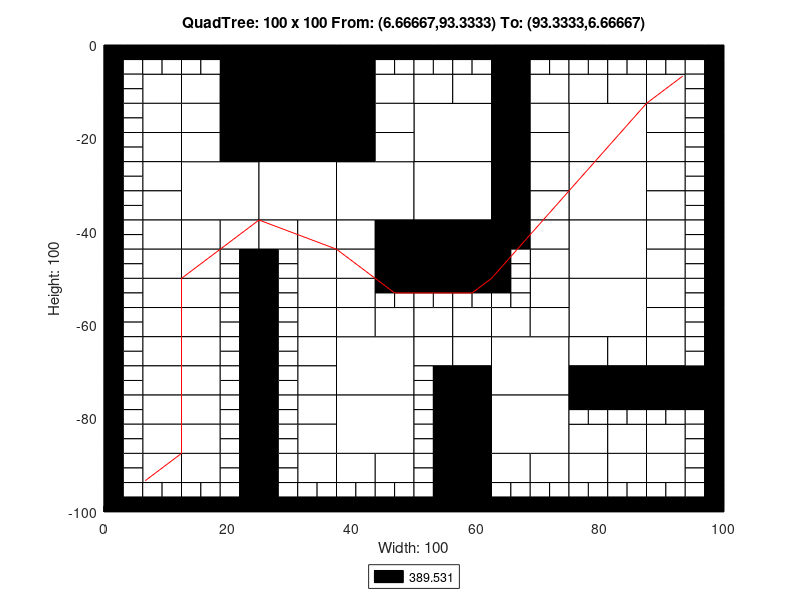

This chart was generated by the following MATLAB code:
axis([0 100 -100 0]);
title('QuadTree: 100 x 100 From: (6.66667,93.3333) To: (93.3333,6.66667)');
xlabel('Width: 100');
ylabel('Height: 100');
rectangle('Position',[25 -12.5 12.5 12.5], 'FaceColor',[0 0 0]);
rectangle('Position',[25 -25 12.5 12.5], 'FaceColor',[0 0 0]);
rectangle('Position',[12.5 -37.5 12.5 12.5], 'FaceColor',[1 1 1]);
rectangle('Position',[25 -37.5 12.5 12.5], 'FaceColor',[1 1 1]);
rectangle('Position',[37.5 -37.5 12.5 12.5], 'FaceColor',[1 1 1]);
rectangle('Position',[50 -25 12.5 12.5], 'FaceColor',[1 1 1]);
rectangle('Position',[75 -25 12.5 12.5], 'FaceColor',[1 1 1]);
rectangle('Position',[50 -37.5 12.5 12.5], 'FaceColor',[1 1 1]);
rectangle('Position',[50 -50 12.5 12.5], 'FaceColor',[0 0 0]);
rectangle('Position',[75 -37.5 12.5 12.5], 'FaceColor',[1 1 1]);
rectangle('Position',[75 -50 12.5 12.5], 'FaceColor',[1 1 1]);
rectangle('Position',[37.5 -75 12.5 12.5], 'FaceColor',[1 1 1]);
rectangle('Position',[37.5 -87.5 12.5 12.5], 'FaceColor',[1 1 1]);
rectangle('Position',[62.5 -75 12.5 12.5], 'FaceColor',[1 1 1]);
rectangle('Position',[75 -62.5 12.5 12.5], 'FaceColor',[1 1 1]);
rectangle('Position',[62.5 -87.5 12.5 12.5], 'FaceColor',[1 1 1]);
rectangle('Position',[6.25 -12.5 6.25 6.25], 'FaceColor',[1 1 1]);
rectangle('Position',[18.75 -6.25 6.25 6.25], 'FaceColor',[0 0 0]);
rectangle('Position',[12.5 -12.5 6.25 6.25], 'FaceColor',[1 1 1]);
rectangle('Position',[18.75 -12.5 6.25 6.25], 'FaceColor',[0 0 0]);
rectangle('Position',[6.25 -18.75 6.25 6.25], 'FaceColor',[1 1 1]);
rectangle('Position',[6.25 -25 6.25 6.25], 'FaceColor',[1 1 1]);
rectangle('Position',[12.5 -18.75 6.25 6.25], 'FaceColor',[1 1 1]);
rectangle('Position',[18.75 -18.75 6.25 6.25], 'FaceColor',[0 0 0]);
rectangle('Position',[12.5 -25 6.25 6.25], 'FaceColor',[1 1 1]);
rectangle('Position',[18.75 -25 6.25 6.25], 'FaceColor',[0 0 0]);
rectangle('Position',[37.5 -6.25 6.25 6.25], 'FaceColor',[0 0 0]);
rectangle('Position',[37.5 -12.5 6.25 6.25], 'FaceColor',[0 0 0]);
rectangle('Position',[43.75 -12.5 6.25 6.25], 'FaceColor',[1 1 1]);
rectangle('Position',[37.5 -18.75 6.25 6.25], 'FaceColor',[0 0 0]);
rectangle('Position',[43.75 -18.75 6.25 6.25], 'FaceColor',[1 1 1]);
rectangle('Position',[37.5 -25 6.25 6.25], 'FaceColor',[0 0 0]);
rectangle('Position',[43.75 -25 6.25 6.25], 'FaceColor',[1 1 1]);
rectangle('Position',[6.25 -31.25 6.25 6.25], 'FaceColor',[1 1 1]);
rectangle('Position',[6.25 -37.5 6.25 6.25], 'FaceColor',[1 1 1]);
rectangle('Position',[6.25 -43.75 6.25 6.25], 'FaceColor',[1 1 1]);
rectangle('Position',[6.25 -50 6.25 6.25], 'FaceColor',[1 1 1]);
rectangle('Position',[12.5 -43.75 6.25 6.25], 'FaceColor',[1 1 1]);
rectangle('Position',[18.75 -43.75 6.25 6.25], 'FaceColor',[1 1 1]);
rectangle('Position',[12.5 -50 6.25 6.25], 'FaceColor',[1 1 1]);
rectangle('Position',[25 -43.75 6.25 6.25], 'FaceColor',[1 1 1]);
rectangle('Position',[31.25 -43.75 6.25 6.25], 'FaceColor',[1 1 1]);
rectangle('Position',[31.25 -50 6.25 6.25], 'FaceColor',[1 1 1]);
rectangle('Position',[37.5 -43.75 6.25 6.25], 'FaceColor',[1 1 1]);
rectangle('Position',[43.75 -43.75 6.25 6.25], 'FaceColor',[0 0 0]);
rectangle('Position',[37.5 -50 6.25 6.25], 'FaceColor',[1 1 1]);
rectangle('Position',[43.75 -50 6.25 6.25], 'FaceColor',[0 0 0]);
rectangle('Position',[50 -12.5 6.25 6.25], 'FaceColor',[1 1 1]);
rectangle('Position',[56.25 -12.5 6.25 6.25], 'FaceColor',[1 1 1]);
rectangle('Position',[62.5 -6.25 6.25 6.25], 'FaceColor',[0 0 0]);
rectangle('Position',[62.5 -12.5 6.25 6.25], 'FaceColor',[0 0 0]);
rectangle('Position',[68.75 -12.5 6.25 6.25], 'FaceColor',[1 1 1]);
rectangle('Position',[62.5 -18.75 6.25 6.25], 'FaceColor',[0 0 0]);
rectangle('Position',[68.75 -18.75 6.25 6.25], 'FaceColor',[1 1 1]);
rectangle('Position',[62.5 -25 6.25 6.25], 'FaceColor',[0 0 0]);
rectangle('Position',[68.75 -25 6.25 6.25], 'FaceColor',[1 1 1]);
rectangle('Position',[75 -12.5 6.25 6.25], 'FaceColor',[1 1 1]);
rectangle('Position',[81.25 -12.5 6.25 6.25], 'FaceColor',[1 1 1]);
rectangle('Position',[87.5 -12.5 6.25 6.25], 'FaceColor',[1 1 1]);
rectangle('Position',[87.5 -18.75 6.25 6.25], 'FaceColor',[1 1 1]);
rectangle('Position',[87.5 -25 6.25 6.25], 'FaceColor',[1 1 1]);
rectangle('Position',[62.5 -31.25 6.25 6.25], 'FaceColor',[0 0 0]);
rectangle('Position',[68.75 -31.25 6.25 6.25], 'FaceColor',[1 1 1]);
rectangle('Position',[62.5 -37.5 6.25 6.25], 'FaceColor',[0 0 0]);
rectangle('Position',[68.75 -37.5 6.25 6.25], 'FaceColor',[1 1 1]);
rectangle('Position',[62.5 -43.75 6.25 6.25], 'FaceColor',[0 0 0]);
rectangle('Position',[68.75 -43.75 6.25 6.25], 'FaceColor',[1 1 1]);
rectangle('Position',[68.75 -50 6.25 6.25], 'FaceColor',[1 1 1]);
rectangle('Position',[87.5 -31.25 6.25 6.25], 'FaceColor',[1 1 1]);
rectangle('Position',[87.5 -37.5 6.25 6.25], 'FaceColor',[1 1 1]);
rectangle('Position',[87.5 -43.75 6.25 6.25], 'FaceColor',[1 1 1]);
rectangle('Position',[87.5 -50 6.25 6.25], 'FaceColor',[1 1 1]);
rectangle('Position',[6.25 -56.25 6.25 6.25], 'FaceColor',[1 1 1]);
rectangle('Position',[6.25 -62.5 6.25 6.25], 'FaceColor',[1 1 1]);
rectangle('Position',[12.5 -56.25 6.25 6.25], 'FaceColor',[1 1 1]);
rectangle('Position',[12.5 -62.5 6.25 6.25], 'FaceColor',[1 1 1]);
rectangle('Position',[6.25 -68.75 6.25 6.25], 'FaceColor',[1 1 1]);
rectangle('Position',[6.25 -75 6.25 6.25], 'FaceColor',[1 1 1]);
rectangle('Position',[12.5 -68.75 6.25 6.25], 'FaceColor',[1 1 1]);
rectangle('Position',[12.5 -75 6.25 6.25], 'FaceColor',[1 1 1]);
rectangle('Position',[31.25 -56.25 6.25 6.25], 'FaceColor',[1 1 1]);
rectangle('Position',[31.25 -62.5 6.25 6.25], 'FaceColor',[1 1 1]);
rectangle('Position',[37.5 -56.25 6.25 6.25], 'FaceColor',[1 1 1]);
rectangle('Position',[37.5 -62.5 6.25 6.25], 'FaceColor',[1 1 1]);
rectangle('Position',[43.75 -62.5 6.25 6.25], 'FaceColor',[1 1 1]);
rectangle('Position',[31.25 -68.75 6.25 6.25], 'FaceColor',[1 1 1]);
rectangle('Position',[31.25 -75 6.25 6.25], 'FaceColor',[1 1 1]);
rectangle('Position',[6.25 -81.25 6.25 6.25], 'FaceColor',[1 1 1]);
rectangle('Position',[6.25 -87.5 6.25 6.25], 'FaceColor',[1 1 1]);
rectangle('Position',[12.5 -81.25 6.25 6.25], 'FaceColor',[1 1 1]);
rectangle('Position',[12.5 -87.5 6.25 6.25], 'FaceColor',[1 1 1]);
rectangle('Position',[6.25 -93.75 6.25 6.25], 'FaceColor',[1 1 1]);
rectangle('Position',[12.5 -93.75 6.25 6.25], 'FaceColor',[1 1 1]);
rectangle('Position',[31.25 -81.25 6.25 6.25], 'FaceColor',[1 1 1]);
rectangle('Position',[31.25 -87.5 6.25 6.25], 'FaceColor',[1 1 1]);
rectangle('Position',[31.25 -93.75 6.25 6.25], 'FaceColor',[1 1 1]);
rectangle('Position',[37.5 -93.75 6.25 6.25], 'FaceColor',[1 1 1]);
rectangle('Position',[43.75 -93.75 6.25 6.25], 'FaceColor',[1 1 1]);
rectangle('Position',[50 -62.5 6.25 6.25], 'FaceColor',[1 1 1]);
rectangle('Position',[56.25 -62.5 6.25 6.25], 'FaceColor',[1 1 1]);
rectangle('Position',[68.75 -56.25 6.25 6.25], 'FaceColor',[1 1 1]);
rectangle('Position',[62.5 -62.5 6.25 6.25], 'FaceColor',[1 1 1]);
rectangle('Position',[68.75 -62.5 6.25 6.25], 'FaceColor',[1 1 1]);
rectangle('Position',[50 -68.75 6.25 6.25], 'FaceColor',[1 1 1]);
rectangle('Position',[56.25 -68.75 6.25 6.25], 'FaceColor',[1 1 1]);
rectangle('Position',[56.25 -75 6.25 6.25], 'FaceColor',[0 0 0]);
rectangle('Position',[87.5 -56.25 6.25 6.25], 'FaceColor',[1 1 1]);
rectangle('Position',[87.5 -62.5 6.25 6.25], 'FaceColor',[1 1 1]);
rectangle('Position',[75 -68.75 6.25 6.25], 'FaceColor',[1 1 1]);
rectangle('Position',[81.25 -68.75 6.25 6.25], 'FaceColor',[1 1 1]);
rectangle('Position',[75 -75 6.25 6.25], 'FaceColor',[0 0 0]);
rectangle('Position',[81.25 -75 6.25 6.25], 'FaceColor',[0 0 0]);
rectangle('Position',[87.5 -68.75 6.25 6.25], 'FaceColor',[1 1 1]);
rectangle('Position',[87.5 -75 6.25 6.25], 'FaceColor',[0 0 0]);
rectangle('Position',[93.75 -75 6.25 6.25], 'FaceColor',[0 0 0]);
rectangle('Position',[56.25 -81.25 6.25 6.25], 'FaceColor',[0 0 0]);
rectangle('Position',[56.25 -87.5 6.25 6.25], 'FaceColor',[0 0 0]);
rectangle('Position',[56.25 -93.75 6.25 6.25], 'FaceColor',[0 0 0]);
rectangle('Position',[56.25 -100 6.25 6.25], 'FaceColor',[0 0 0]);
rectangle('Position',[62.5 -93.75 6.25 6.25], 'FaceColor',[1 1 1]);
rectangle('Position',[68.75 -93.75 6.25 6.25], 'FaceColor',[1 1 1]);
rectangle('Position',[75 -87.5 6.25 6.25], 'FaceColor',[1 1 1]);
rectangle('Position',[81.25 -87.5 6.25 6.25], 'FaceColor',[1 1 1]);
rectangle('Position',[87.5 -87.5 6.25 6.25], 'FaceColor',[1 1 1]);
rectangle('Position',[75 -93.75 6.25 6.25], 'FaceColor',[1 1 1]);
rectangle('Position',[81.25 -93.75 6.25 6.25], 'FaceColor',[1 1 1]);
rectangle('Position',[87.5 -93.75 6.25 6.25], 'FaceColor',[1 1 1]);
rectangle('Position',[0 -3.125 3.125 3.125], 'FaceColor',[0 0 0]);
rectangle('Position',[3.125 -3.125 3.125 3.125], 'FaceColor',[0 0 0]);
rectangle('Position',[0 -6.25 3.125 3.125], 'FaceColor',[0 0 0]);
rectangle('Position',[3.125 -6.25 3.125 3.125], 'FaceColor',[1 1 1]);
rectangle('Position',[6.25 -3.125 3.125 3.125], 'FaceColor',[0 0 0]);
rectangle('Position',[9.375 -3.125 3.125 3.125], 'FaceColor',[0 0 0]);
rectangle('Position',[6.25 -6.25 3.125 3.125], 'FaceColor',[1 1 1]);
rectangle('Position',[9.375 -6.25 3.125 3.125], 'FaceColor',[1 1 1]);
rectangle('Position',[0 -9.375 3.125 3.125], 'FaceColor',[0 0 0]);
rectangle('Position',[3.125 -9.375 3.125 3.125], 'FaceColor',[1 1 1]);
rectangle('Position',[0 -12.5 3.125 3.125], 'FaceColor',[0 0 0]);
rectangle('Position',[3.125 -12.5 3.125 3.125], 'FaceColor',[1 1 1]);
rectangle('Position',[12.5 -3.125 3.125 3.125], 'FaceColor',[0 0 0]);
rectangle('Position',[15.625 -3.125 3.125 3.125], 'FaceColor',[0 0 0]);
rectangle('Position',[12.5 -6.25 3.125 3.125], 'FaceColor',[1 1 1]);
rectangle('Position',[15.625 -6.25 3.125 3.125], 'FaceColor',[1 1 1]);
rectangle('Position',[0 -15.625 3.125 3.125], 'FaceColor',[0 0 0]);
rectangle('Position',[3.125 -15.625 3.125 3.125], 'FaceColor',[1 1 1]);
rectangle('Position',[0 -18.75 3.125 3.125], 'FaceColor',[0 0 0]);
rectangle('Position',[3.125 -18.75 3.125 3.125], 'FaceColor',[1 1 1]);
rectangle('Position',[0 -21.875 3.125 3.125], 'FaceColor',[0 0 0]);
rectangle('Position',[3.125 -21.875 3.125 3.125], 'FaceColor',[1 1 1]);
rectangle('Position',[0 -25 3.125 3.125], 'FaceColor',[0 0 0]);
rectangle('Position',[3.125 -25 3.125 3.125], 'FaceColor',[1 1 1]);
rectangle('Position',[43.75 -3.125 3.125 3.125], 'FaceColor',[0 0 0]);
rectangle('Position',[46.875 -3.125 3.125 3.125], 'FaceColor',[0 0 0]);
rectangle('Position',[43.75 -6.25 3.125 3.125], 'FaceColor',[1 1 1]);
rectangle('Position',[46.875 -6.25 3.125 3.125], 'FaceColor',[1 1 1]);
rectangle('Position',[0 -28.125 3.125 3.125], 'FaceColor',[0 0 0]);
rectangle('Position',[3.125 -28.125 3.125 3.125], 'FaceColor',[1 1 1]);
rectangle('Position',[0 -31.25 3.125 3.125], 'FaceColor',[0 0 0]);
rectangle('Position',[3.125 -31.25 3.125 3.125], 'FaceColor',[1 1 1]);
rectangle('Position',[0 -34.375 3.125 3.125], 'FaceColor',[0 0 0]);
rectangle('Position',[3.125 -34.375 3.125 3.125], 'FaceColor',[1 1 1]);
rectangle('Position',[0 -37.5 3.125 3.125], 'FaceColor',[0 0 0]);
rectangle('Position',[3.125 -37.5 3.125 3.125], 'FaceColor',[1 1 1]);
rectangle('Position',[0 -40.625 3.125 3.125], 'FaceColor',[0 0 0]);
rectangle('Position',[3.125 -40.625 3.125 3.125], 'FaceColor',[1 1 1]);
rectangle('Position',[0 -43.75 3.125 3.125], 'FaceColor',[0 0 0]);
rectangle('Position',[3.125 -43.75 3.125 3.125], 'FaceColor',[1 1 1]);
rectangle('Position',[0 -46.875 3.125 3.125], 'FaceColor',[0 0 0]);
rectangle('Position',[3.125 -46.875 3.125 3.125], 'FaceColor',[1 1 1]);
rectangle('Position',[0 -50 3.125 3.125], 'FaceColor',[0 0 0]);
rectangle('Position',[3.125 -50 3.125 3.125], 'FaceColor',[1 1 1]);
rectangle('Position',[18.75 -46.875 3.125 3.125], 'FaceColor',[1 1 1]);
rectangle('Position',[21.875 -46.875 3.125 3.125], 'FaceColor',[0 0 0]);
rectangle('Position',[18.75 -50 3.125 3.125], 'FaceColor',[1 1 1]);
rectangle('Position',[21.875 -50 3.125 3.125], 'FaceColor',[0 0 0]);
rectangle('Position',[25 -46.875 3.125 3.125], 'FaceColor',[0 0 0]);
rectangle('Position',[28.125 -46.875 3.125 3.125], 'FaceColor',[1 1 1]);
rectangle('Position',[25 -50 3.125 3.125], 'FaceColor',[0 0 0]);
rectangle('Position',[28.125 -50 3.125 3.125], 'FaceColor',[1 1 1]);
rectangle('Position',[50 -3.125 3.125 3.125], 'FaceColor',[0 0 0]);
rectangle('Position',[53.125 -3.125 3.125 3.125], 'FaceColor',[0 0 0]);
rectangle('Position',[50 -6.25 3.125 3.125], 'FaceColor',[1 1 1]);
rectangle('Position',[53.125 -6.25 3.125 3.125], 'FaceColor',[1 1 1]);
rectangle('Position',[56.25 -3.125 3.125 3.125], 'FaceColor',[0 0 0]);
rectangle('Position',[59.375 -3.125 3.125 3.125], 'FaceColor',[0 0 0]);
rectangle('Position',[56.25 -6.25 3.125 3.125], 'FaceColor',[1 1 1]);
rectangle('Position',[59.375 -6.25 3.125 3.125], 'FaceColor',[1 1 1]);
rectangle('Position',[68.75 -3.125 3.125 3.125], 'FaceColor',[0 0 0]);
rectangle('Position',[71.875 -3.125 3.125 3.125], 'FaceColor',[0 0 0]);
rectangle('Position',[68.75 -6.25 3.125 3.125], 'FaceColor',[1 1 1]);
rectangle('Position',[71.875 -6.25 3.125 3.125], 'FaceColor',[1 1 1]);
rectangle('Position',[75 -3.125 3.125 3.125], 'FaceColor',[0 0 0]);
rectangle('Position',[78.125 -3.125 3.125 3.125], 'FaceColor',[0 0 0]);
rectangle('Position',[75 -6.25 3.125 3.125], 'FaceColor',[1 1 1]);
rectangle('Position',[78.125 -6.25 3.125 3.125], 'FaceColor',[1 1 1]);
rectangle('Position',[81.25 -3.125 3.125 3.125], 'FaceColor',[0 0 0]);
rectangle('Position',[84.375 -3.125 3.125 3.125], 'FaceColor',[0 0 0]);
rectangle('Position',[81.25 -6.25 3.125 3.125], 'FaceColor',[1 1 1]);
rectangle('Position',[84.375 -6.25 3.125 3.125], 'FaceColor',[1 1 1]);
rectangle('Position',[87.5 -3.125 3.125 3.125], 'FaceColor',[0 0 0]);
rectangle('Position',[90.625 -3.125 3.125 3.125], 'FaceColor',[0 0 0]);
rectangle('Position',[87.5 -6.25 3.125 3.125], 'FaceColor',[1 1 1]);
rectangle('Position',[90.625 -6.25 3.125 3.125], 'FaceColor',[1 1 1]);
rectangle('Position',[93.75 -3.125 3.125 3.125], 'FaceColor',[0 0 0]);
rectangle('Position',[96.875 -3.125 3.125 3.125], 'FaceColor',[0 0 0]);
rectangle('Position',[93.75 -6.25 3.125 3.125], 'FaceColor',[1 1 1]);
rectangle('Position',[96.875 -6.25 3.125 3.125], 'FaceColor',[0 0 0]);
rectangle('Position',[93.75 -9.375 3.125 3.125], 'FaceColor',[1 1 1]);
rectangle('Position',[96.875 -9.375 3.125 3.125], 'FaceColor',[0 0 0]);
rectangle('Position',[93.75 -12.5 3.125 3.125], 'FaceColor',[1 1 1]);
rectangle('Position',[96.875 -12.5 3.125 3.125], 'FaceColor',[0 0 0]);
rectangle('Position',[93.75 -15.625 3.125 3.125], 'FaceColor',[1 1 1]);
rectangle('Position',[96.875 -15.625 3.125 3.125], 'FaceColor',[0 0 0]);
rectangle('Position',[93.75 -18.75 3.125 3.125], 'FaceColor',[1 1 1]);
rectangle('Position',[96.875 -18.75 3.125 3.125], 'FaceColor',[0 0 0]);
rectangle('Position',[93.75 -21.875 3.125 3.125], 'FaceColor',[1 1 1]);
rectangle('Position',[96.875 -21.875 3.125 3.125], 'FaceColor',[0 0 0]);
rectangle('Position',[93.75 -25 3.125 3.125], 'FaceColor',[1 1 1]);
rectangle('Position',[96.875 -25 3.125 3.125], 'FaceColor',[0 0 0]);
rectangle('Position',[62.5 -46.875 3.125 3.125], 'FaceColor',[0 0 0]);
rectangle('Position',[65.625 -46.875 3.125 3.125], 'FaceColor',[1 1 1]);
rectangle('Position',[62.5 -50 3.125 3.125], 'FaceColor',[0 0 0]);
rectangle('Position',[65.625 -50 3.125 3.125], 'FaceColor',[1 1 1]);
rectangle('Position',[93.75 -28.125 3.125 3.125], 'FaceColor',[1 1 1]);
rectangle('Position',[96.875 -28.125 3.125 3.125], 'FaceColor',[0 0 0]);
rectangle('Position',[93.75 -31.25 3.125 3.125], 'FaceColor',[1 1 1]);
rectangle('Position',[96.875 -31.25 3.125 3.125], 'FaceColor',[0 0 0]);
rectangle('Position',[93.75 -34.375 3.125 3.125], 'FaceColor',[1 1 1]);
rectangle('Position',[96.875 -34.375 3.125 3.125], 'FaceColor',[0 0 0]);
rectangle('Position',[93.75 -37.5 3.125 3.125], 'FaceColor',[1 1 1]);
rectangle('Position',[96.875 -37.5 3.125 3.125], 'FaceColor',[0 0 0]);
rectangle('Position',[93.75 -40.625 3.125 3.125], 'FaceColor',[1 1 1]);
rectangle('Position',[96.875 -40.625 3.125 3.125], 'FaceColor',[0 0 0]);
rectangle('Position',[93.75 -43.75 3.125 3.125], 'FaceColor',[1 1 1]);
rectangle('Position',[96.875 -43.75 3.125 3.125], 'FaceColor',[0 0 0]);
rectangle('Position',[93.75 -46.875 3.125 3.125], 'FaceColor',[1 1 1]);
rectangle('Position',[96.875 -46.875 3.125 3.125], 'FaceColor',[0 0 0]);
rectangle('Position',[93.75 -50 3.125 3.125], 'FaceColor',[1 1 1]);
rectangle('Position',[96.875 -50 3.125 3.125], 'FaceColor',[0 0 0]);
rectangle('Position',[0 -53.125 3.125 3.125], 'FaceColor',[0 0 0]);
rectangle('Position',[3.125 -53.125 3.125 3.125], 'FaceColor',[1 1 1]);
rectangle('Position',[0 -56.25 3.125 3.125], 'FaceColor',[0 0 0]);
rectangle('Position',[3.125 -56.25 3.125 3.125], 'FaceColor',[1 1 1]);
rectangle('Position',[0 -59.375 3.125 3.125], 'FaceColor',[0 0 0]);
rectangle('Position',[3.125 -59.375 3.125 3.125], 'FaceColor',[1 1 1]);
rectangle('Position',[0 -62.5 3.125 3.125], 'FaceColor',[0 0 0]);
rectangle('Position',[3.125 -62.5 3.125 3.125], 'FaceColor',[1 1 1]);
rectangle('Position',[18.75 -53.125 3.125 3.125], 'FaceColor',[1 1 1]);
rectangle('Position',[21.875 -53.125 3.125 3.125], 'FaceColor',[0 0 0]);
rectangle('Position',[18.75 -56.25 3.125 3.125], 'FaceColor',[1 1 1]);
rectangle('Position',[21.875 -56.25 3.125 3.125], 'FaceColor',[0 0 0]);
rectangle('Position',[18.75 -59.375 3.125 3.125], 'FaceColor',[1 1 1]);
rectangle('Position',[21.875 -59.375 3.125 3.125], 'FaceColor',[0 0 0]);
rectangle('Position',[18.75 -62.5 3.125 3.125], 'FaceColor',[1 1 1]);
rectangle('Position',[21.875 -62.5 3.125 3.125], 'FaceColor',[0 0 0]);
rectangle('Position',[0 -65.625 3.125 3.125], 'FaceColor',[0 0 0]);
rectangle('Position',[3.125 -65.625 3.125 3.125], 'FaceColor',[1 1 1]);
rectangle('Position',[0 -68.75 3.125 3.125], 'FaceColor',[0 0 0]);
rectangle('Position',[3.125 -68.75 3.125 3.125], 'FaceColor',[1 1 1]);
rectangle('Position',[0 -71.875 3.125 3.125], 'FaceColor',[0 0 0]);
rectangle('Position',[3.125 -71.875 3.125 3.125], 'FaceColor',[1 1 1]);
rectangle('Position',[0 -75 3.125 3.125], 'FaceColor',[0 0 0]);
rectangle('Position',[3.125 -75 3.125 3.125], 'FaceColor',[1 1 1]);
rectangle('Position',[18.75 -65.625 3.125 3.125], 'FaceColor',[1 1 1]);
rectangle('Position',[21.875 -65.625 3.125 3.125], 'FaceColor',[0 0 0]);
rectangle('Position',[18.75 -68.75 3.125 3.125], 'FaceColor',[1 1 1]);
rectangle('Position',[21.875 -68.75 3.125 3.125], 'FaceColor',[0 0 0]);
rectangle('Position',[18.75 -71.875 3.125 3.125], 'FaceColor',[1 1 1]);
rectangle('Position',[21.875 -71.875 3.125 3.125], 'FaceColor',[0 0 0]);
rectangle('Position',[18.75 -75 3.125 3.125], 'FaceColor',[1 1 1]);
rectangle('Position',[21.875 -75 3.125 3.125], 'FaceColor',[0 0 0]);
rectangle('Position',[25 -53.125 3.125 3.125], 'FaceColor',[0 0 0]);
rectangle('Position',[28.125 -53.125 3.125 3.125], 'FaceColor',[1 1 1]);
rectangle('Position',[25 -56.25 3.125 3.125], 'FaceColor',[0 0 0]);
rectangle('Position',[28.125 -56.25 3.125 3.125], 'FaceColor',[1 1 1]);
rectangle('Position',[25 -59.375 3.125 3.125], 'FaceColor',[0 0 0]);
rectangle('Position',[28.125 -59.375 3.125 3.125], 'FaceColor',[1 1 1]);
rectangle('Position',[25 -62.5 3.125 3.125], 'FaceColor',[0 0 0]);
rectangle('Position',[28.125 -62.5 3.125 3.125], 'FaceColor',[1 1 1]);
rectangle('Position',[43.75 -53.125 3.125 3.125], 'FaceColor',[0 0 0]);
rectangle('Position',[46.875 -53.125 3.125 3.125], 'FaceColor',[0 0 0]);
rectangle('Position',[43.75 -56.25 3.125 3.125], 'FaceColor',[1 1 1]);
rectangle('Position',[46.875 -56.25 3.125 3.125], 'FaceColor',[1 1 1]);
rectangle('Position',[25 -65.625 3.125 3.125], 'FaceColor',[0 0 0]);
rectangle('Position',[28.125 -65.625 3.125 3.125], 'FaceColor',[1 1 1]);
rectangle('Position',[25 -68.75 3.125 3.125], 'FaceColor',[0 0 0]);
rectangle('Position',[28.125 -68.75 3.125 3.125], 'FaceColor',[1 1 1]);
rectangle('Position',[25 -71.875 3.125 3.125], 'FaceColor',[0 0 0]);
rectangle('Position',[28.125 -71.875 3.125 3.125], 'FaceColor',[1 1 1]);
rectangle('Position',[25 -75 3.125 3.125], 'FaceColor',[0 0 0]);
rectangle('Position',[28.125 -75 3.125 3.125], 'FaceColor',[1 1 1]);
rectangle('Position',[0 -78.125 3.125 3.125], 'FaceColor',[0 0 0]);
rectangle('Position',[3.125 -78.125 3.125 3.125], 'FaceColor',[1 1 1]);
rectangle('Position',[0 -81.25 3.125 3.125], 'FaceColor',[0 0 0]);
rectangle('Position',[3.125 -81.25 3.125 3.125], 'FaceColor',[1 1 1]);
rectangle('Position',[0 -84.375 3.125 3.125], 'FaceColor',[0 0 0]);
rectangle('Position',[3.125 -84.375 3.125 3.125], 'FaceColor',[1 1 1]);
rectangle('Position',[0 -87.5 3.125 3.125], 'FaceColor',[0 0 0]);
rectangle('Position',[3.125 -87.5 3.125 3.125], 'FaceColor',[1 1 1]);
rectangle('Position',[18.75 -78.125 3.125 3.125], 'FaceColor',[1 1 1]);
rectangle('Position',[21.875 -78.125 3.125 3.125], 'FaceColor',[0 0 0]);
rectangle('Position',[18.75 -81.25 3.125 3.125], 'FaceColor',[1 1 1]);
rectangle('Position',[21.875 -81.25 3.125 3.125], 'FaceColor',[0 0 0]);
rectangle('Position',[18.75 -84.375 3.125 3.125], 'FaceColor',[1 1 1]);
rectangle('Position',[21.875 -84.375 3.125 3.125], 'FaceColor',[0 0 0]);
rectangle('Position',[18.75 -87.5 3.125 3.125], 'FaceColor',[1 1 1]);
rectangle('Position',[21.875 -87.5 3.125 3.125], 'FaceColor',[0 0 0]);
rectangle('Position',[0 -90.625 3.125 3.125], 'FaceColor',[0 0 0]);
rectangle('Position',[3.125 -90.625 3.125 3.125], 'FaceColor',[1 1 1]);
rectangle('Position',[0 -93.75 3.125 3.125], 'FaceColor',[0 0 0]);
rectangle('Position',[3.125 -93.75 3.125 3.125], 'FaceColor',[1 1 1]);
rectangle('Position',[0 -96.875 3.125 3.125], 'FaceColor',[0 0 0]);
rectangle('Position',[3.125 -96.875 3.125 3.125], 'FaceColor',[1 1 1]);
rectangle('Position',[0 -100 3.125 3.125], 'FaceColor',[0 0 0]);
rectangle('Position',[3.125 -100 3.125 3.125], 'FaceColor',[0 0 0]);
rectangle('Position',[6.25 -96.875 3.125 3.125], 'FaceColor',[1 1 1]);
rectangle('Position',[9.375 -96.875 3.125 3.125], 'FaceColor',[1 1 1]);
rectangle('Position',[6.25 -100 3.125 3.125], 'FaceColor',[0 0 0]);
rectangle('Position',[9.375 -100 3.125 3.125], 'FaceColor',[0 0 0]);
rectangle('Position',[18.75 -90.625 3.125 3.125], 'FaceColor',[1 1 1]);
rectangle('Position',[21.875 -90.625 3.125 3.125], 'FaceColor',[0 0 0]);
rectangle('Position',[18.75 -93.75 3.125 3.125], 'FaceColor',[1 1 1]);
rectangle('Position',[21.875 -93.75 3.125 3.125], 'FaceColor',[0 0 0]);
rectangle('Position',[12.5 -96.875 3.125 3.125], 'FaceColor',[1 1 1]);
rectangle('Position',[15.625 -96.875 3.125 3.125], 'FaceColor',[1 1 1]);
rectangle('Position',[12.5 -100 3.125 3.125], 'FaceColor',[0 0 0]);
rectangle('Position',[15.625 -100 3.125 3.125], 'FaceColor',[0 0 0]);
rectangle('Position',[18.75 -96.875 3.125 3.125], 'FaceColor',[1 1 1]);
rectangle('Position',[21.875 -96.875 3.125 3.125], 'FaceColor',[0 0 0]);
rectangle('Position',[18.75 -100 3.125 3.125], 'FaceColor',[0 0 0]);
rectangle('Position',[21.875 -100 3.125 3.125], 'FaceColor',[0 0 0]);
rectangle('Position',[25 -78.125 3.125 3.125], 'FaceColor',[0 0 0]);
rectangle('Position',[28.125 -78.125 3.125 3.125], 'FaceColor',[1 1 1]);
rectangle('Position',[25 -81.25 3.125 3.125], 'FaceColor',[0 0 0]);
rectangle('Position',[28.125 -81.25 3.125 3.125], 'FaceColor',[1 1 1]);
rectangle('Position',[25 -84.375 3.125 3.125], 'FaceColor',[0 0 0]);
rectangle('Position',[28.125 -84.375 3.125 3.125], 'FaceColor',[1 1 1]);
rectangle('Position',[25 -87.5 3.125 3.125], 'FaceColor',[0 0 0]);
rectangle('Position',[28.125 -87.5 3.125 3.125], 'FaceColor',[1 1 1]);
rectangle('Position',[25 -90.625 3.125 3.125], 'FaceColor',[0 0 0]);
rectangle('Position',[28.125 -90.625 3.125 3.125], 'FaceColor',[1 1 1]);
rectangle('Position',[25 -93.75 3.125 3.125], 'FaceColor',[0 0 0]);
rectangle('Position',[28.125 -93.75 3.125 3.125], 'FaceColor',[1 1 1]);
rectangle('Position',[25 -96.875 3.125 3.125], 'FaceColor',[0 0 0]);
rectangle('Position',[28.125 -96.875 3.125 3.125], 'FaceColor',[1 1 1]);
rectangle('Position',[25 -100 3.125 3.125], 'FaceColor',[0 0 0]);
rectangle('Position',[28.125 -100 3.125 3.125], 'FaceColor',[0 0 0]);
rectangle('Position',[31.25 -96.875 3.125 3.125], 'FaceColor',[1 1 1]);
rectangle('Position',[34.375 -96.875 3.125 3.125], 'FaceColor',[1 1 1]);
rectangle('Position',[31.25 -100 3.125 3.125], 'FaceColor',[0 0 0]);
rectangle('Position',[34.375 -100 3.125 3.125], 'FaceColor',[0 0 0]);
rectangle('Position',[37.5 -96.875 3.125 3.125], 'FaceColor',[1 1 1]);
rectangle('Position',[40.625 -96.875 3.125 3.125], 'FaceColor',[1 1 1]);
rectangle('Position',[37.5 -100 3.125 3.125], 'FaceColor',[0 0 0]);
rectangle('Position',[40.625 -100 3.125 3.125], 'FaceColor',[0 0 0]);
rectangle('Position',[43.75 -96.875 3.125 3.125], 'FaceColor',[1 1 1]);
rectangle('Position',[46.875 -96.875 3.125 3.125], 'FaceColor',[1 1 1]);
rectangle('Position',[43.75 -100 3.125 3.125], 'FaceColor',[0 0 0]);
rectangle('Position',[46.875 -100 3.125 3.125], 'FaceColor',[0 0 0]);
rectangle('Position',[50 -53.125 3.125 3.125], 'FaceColor',[0 0 0]);
rectangle('Position',[53.125 -53.125 3.125 3.125], 'FaceColor',[0 0 0]);
rectangle('Position',[50 -56.25 3.125 3.125], 'FaceColor',[1 1 1]);
rectangle('Position',[53.125 -56.25 3.125 3.125], 'FaceColor',[1 1 1]);
rectangle('Position',[56.25 -53.125 3.125 3.125], 'FaceColor',[0 0 0]);
rectangle('Position',[59.375 -53.125 3.125 3.125], 'FaceColor',[0 0 0]);
rectangle('Position',[56.25 -56.25 3.125 3.125], 'FaceColor',[1 1 1]);
rectangle('Position',[59.375 -56.25 3.125 3.125], 'FaceColor',[1 1 1]);
rectangle('Position',[62.5 -53.125 3.125 3.125], 'FaceColor',[0 0 0]);
rectangle('Position',[65.625 -53.125 3.125 3.125], 'FaceColor',[1 1 1]);
rectangle('Position',[62.5 -56.25 3.125 3.125], 'FaceColor',[1 1 1]);
rectangle('Position',[65.625 -56.25 3.125 3.125], 'FaceColor',[1 1 1]);
rectangle('Position',[50 -71.875 3.125 3.125], 'FaceColor',[1 1 1]);
rectangle('Position',[53.125 -71.875 3.125 3.125], 'FaceColor',[0 0 0]);
rectangle('Position',[50 -75 3.125 3.125], 'FaceColor',[1 1 1]);
rectangle('Position',[53.125 -75 3.125 3.125], 'FaceColor',[0 0 0]);
rectangle('Position',[93.75 -53.125 3.125 3.125], 'FaceColor',[1 1 1]);
rectangle('Position',[96.875 -53.125 3.125 3.125], 'FaceColor',[0 0 0]);
rectangle('Position',[93.75 -56.25 3.125 3.125], 'FaceColor',[1 1 1]);
rectangle('Position',[96.875 -56.25 3.125 3.125], 'FaceColor',[0 0 0]);
rectangle('Position',[93.75 -59.375 3.125 3.125], 'FaceColor',[1 1 1]);
rectangle('Position',[96.875 -59.375 3.125 3.125], 'FaceColor',[0 0 0]);
rectangle('Position',[93.75 -62.5 3.125 3.125], 'FaceColor',[1 1 1]);
rectangle('Position',[96.875 -62.5 3.125 3.125], 'FaceColor',[0 0 0]);
rectangle('Position',[93.75 -65.625 3.125 3.125], 'FaceColor',[1 1 1]);
rectangle('Position',[96.875 -65.625 3.125 3.125], 'FaceColor',[0 0 0]);
rectangle('Position',[93.75 -68.75 3.125 3.125], 'FaceColor',[1 1 1]);
rectangle('Position',[96.875 -68.75 3.125 3.125], 'FaceColor',[0 0 0]);
rectangle('Position',[50 -78.125 3.125 3.125], 'FaceColor',[1 1 1]);
rectangle('Position',[53.125 -78.125 3.125 3.125], 'FaceColor',[0 0 0]);
rectangle('Position',[50 -81.25 3.125 3.125], 'FaceColor',[1 1 1]);
rectangle('Position',[53.125 -81.25 3.125 3.125], 'FaceColor',[0 0 0]);
rectangle('Position',[50 -84.375 3.125 3.125], 'FaceColor',[1 1 1]);
rectangle('Position',[53.125 -84.375 3.125 3.125], 'FaceColor',[0 0 0]);
rectangle('Position',[50 -87.5 3.125 3.125], 'FaceColor',[1 1 1]);
rectangle('Position',[53.125 -87.5 3.125 3.125], 'FaceColor',[0 0 0]);
rectangle('Position',[50 -90.625 3.125 3.125], 'FaceColor',[1 1 1]);
rectangle('Position',[53.125 -90.625 3.125 3.125], 'FaceColor',[0 0 0]);
rectangle('Position',[50 -93.75 3.125 3.125], 'FaceColor',[1 1 1]);
rectangle('Position',[53.125 -93.75 3.125 3.125], 'FaceColor',[0 0 0]);
rectangle('Position',[50 -96.875 3.125 3.125], 'FaceColor',[1 1 1]);
rectangle('Position',[53.125 -96.875 3.125 3.125], 'FaceColor',[0 0 0]);
rectangle('Position',[50 -100 3.125 3.125], 'FaceColor',[0 0 0]);
rectangle('Position',[53.125 -100 3.125 3.125], 'FaceColor',[0 0 0]);
rectangle('Position',[62.5 -96.875 3.125 3.125], 'FaceColor',[1 1 1]);
rectangle('Position',[65.625 -96.875 3.125 3.125], 'FaceColor',[1 1 1]);
rectangle('Position',[62.5 -100 3.125 3.125], 'FaceColor',[0 0 0]);
rectangle('Position',[65.625 -100 3.125 3.125], 'FaceColor',[0 0 0]);
rectangle('Position',[68.75 -96.875 3.125 3.125], 'FaceColor',[1 1 1]);
rectangle('Position',[71.875 -96.875 3.125 3.125], 'FaceColor',[1 1 1]);
rectangle('Position',[68.75 -100 3.125 3.125], 'FaceColor',[0 0 0]);
rectangle('Position',[71.875 -100 3.125 3.125], 'FaceColor',[0 0 0]);
rectangle('Position',[75 -78.125 3.125 3.125], 'FaceColor',[0 0 0]);
rectangle('Position',[78.125 -78.125 3.125 3.125], 'FaceColor',[0 0 0]);
rectangle('Position',[75 -81.25 3.125 3.125], 'FaceColor',[1 1 1]);
rectangle('Position',[78.125 -81.25 3.125 3.125], 'FaceColor',[1 1 1]);
rectangle('Position',[81.25 -78.125 3.125 3.125], 'FaceColor',[0 0 0]);
rectangle('Position',[84.375 -78.125 3.125 3.125], 'FaceColor',[0 0 0]);
rectangle('Position',[81.25 -81.25 3.125 3.125], 'FaceColor',[1 1 1]);
rectangle('Position',[84.375 -81.25 3.125 3.125], 'FaceColor',[1 1 1]);
rectangle('Position',[87.5 -78.125 3.125 3.125], 'FaceColor',[0 0 0]);
rectangle('Position',[90.625 -78.125 3.125 3.125], 'FaceColor',[0 0 0]);
rectangle('Position',[87.5 -81.25 3.125 3.125], 'FaceColor',[1 1 1]);
rectangle('Position',[90.625 -81.25 3.125 3.125], 'FaceColor',[1 1 1]);
rectangle('Position',[93.75 -78.125 3.125 3.125], 'FaceColor',[0 0 0]);
rectangle('Position',[96.875 -78.125 3.125 3.125], 'FaceColor',[0 0 0]);
rectangle('Position',[93.75 -81.25 3.125 3.125], 'FaceColor',[1 1 1]);
rectangle('Position',[96.875 -81.25 3.125 3.125], 'FaceColor',[0 0 0]);
rectangle('Position',[93.75 -84.375 3.125 3.125], 'FaceColor',[1 1 1]);
rectangle('Position',[96.875 -84.375 3.125 3.125], 'FaceColor',[0 0 0]);
rectangle('Position',[93.75 -87.5 3.125 3.125], 'FaceColor',[1 1 1]);
rectangle('Position',[96.875 -87.5 3.125 3.125], 'FaceColor',[0 0 0]);
rectangle('Position',[75 -96.875 3.125 3.125], 'FaceColor',[1 1 1]);
rectangle('Position',[78.125 -96.875 3.125 3.125], 'FaceColor',[1 1 1]);
rectangle('Position',[75 -100 3.125 3.125], 'FaceColor',[0 0 0]);
rectangle('Position',[78.125 -100 3.125 3.125], 'FaceColor',[0 0 0]);
rectangle('Position',[81.25 -96.875 3.125 3.125], 'FaceColor',[1 1 1]);
rectangle('Position',[84.375 -96.875 3.125 3.125], 'FaceColor',[1 1 1]);
rectangle('Position',[81.25 -100 3.125 3.125], 'FaceColor',[0 0 0]);
rectangle('Position',[84.375 -100 3.125 3.125], 'FaceColor',[0 0 0]);
rectangle('Position',[93.75 -90.625 3.125 3.125], 'FaceColor',[1 1 1]);
rectangle('Position',[96.875 -90.625 3.125 3.125], 'FaceColor',[0 0 0]);
rectangle('Position',[93.75 -93.75 3.125 3.125], 'FaceColor',[1 1 1]);
rectangle('Position',[96.875 -93.75 3.125 3.125], 'FaceColor',[0 0 0]);
rectangle('Position',[87.5 -96.875 3.125 3.125], 'FaceColor',[1 1 1]);
rectangle('Position',[90.625 -96.875 3.125 3.125], 'FaceColor',[1 1 1]);
rectangle('Position',[87.5 -100 3.125 3.125], 'FaceColor',[0 0 0]);
rectangle('Position',[90.625 -100 3.125 3.125], 'FaceColor',[0 0 0]);
rectangle('Position',[93.75 -96.875 3.125 3.125], 'FaceColor',[1 1 1]);
rectangle('Position',[96.875 -96.875 3.125 3.125], 'FaceColor',[0 0 0]);
rectangle('Position',[93.75 -100 3.125 3.125], 'FaceColor',[0 0 0]);
rectangle('Position',[96.875 -100 3.125 3.125], 'FaceColor',[0 0 0]);
X=[93.3333,93.3333,87.5,75,75,62.5,62.5,62.5,59.375,56.25,53.125,50,46.875,46.875,46.875,43.75,37.5,25,25,18.75,18.75,12.5,12.5,12.5,12.5,12.5,12.5,12.5,6.66667];
Y=[-6.66667,-6.66667,-12.5,-31.25,-31.25,-50,-50,-50,-53.125,-53.125,-53.125,-53.125,-53.125,-53.125,-53.125,-50,-43.75,-37.5,-37.5,-43.75,-43.75,-50,-62.5,-62.5,-75,-75,-87.5,-87.5,-93.3333];
hold on;
plot(X,Y,'r');
legend('389.531','Location','southoutside');
